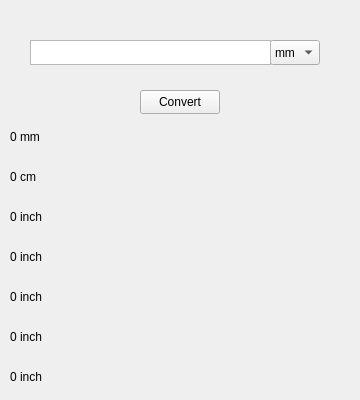
      <widget class="QWidget" name="page_12">
       <widget class="QComboBox" name="comboBox1_8">
        <property name="geometry">
         <rect>
          <x>270</x>
          <y>40</y>
          <width>50</width>
          <height>25</height>
         </rect>
        </property>
        <item>
         <property name="text">
          <string>mm</string>
         </property>
        </item>
        <item>
         <property name="text">
          <string>cm</string>
         </property>
        </item>
        <item>
         <property name="text">
          <string>inch</string>
         </property>
        </item>
        <item>
         <property name="text">
          <string>ft</string>
         </property>
        </item>
        <item>
         <property name="text">
          <string>m</string>
         </property>
        </item>
        <item>
         <property name="text">
          <string>km</string>
         </property>
        </item>
        <item>
         <property name="text">
          <string>yd</string>
         </property>
        </item>
       </widget>
       <widget class="QPlainTextEdit" name="plainTextEdit_13">
        <property name="geometry">
         <rect>
          <x>30</x>
          <y>40</y>
          <width>241</width>
          <height>25</height>
         </rect>
        </property>
        <property name="font">
         <font>
          <family>Segoe UI</family>
          <pointsize>9</pointsize>
          <bold>true</bold>
         </font>
        </property>
        <property name="verticalScrollBarPolicy">
         <enum>Qt::ScrollBarAlwaysOff</enum>
        </property>
        <property name="horizontalScrollBarPolicy">
         <enum>Qt::ScrollBarAlwaysOff</enum>
        </property>
        <property name="plainText">
         <string/>
        </property>
       </widget>
       <widget class="QLabel" name="label_36">
        <property name="geometry">
         <rect>
          <x>10</x>
          <y>130</y>
          <width>341</width>
          <height>21</height>
         </rect>
        </property>
        <property name="lineWidth">
         <number>0</number>
        </property>
        <property name="text">
         <string>0 mm</string>
        </property>
        <property name="alignment">
         <set>Qt::AlignLeading|Qt::AlignLeft|Qt::AlignTop</set>
        </property>
        <property name="margin">
         <number>2</number>
        </property>
        <property name="indent">
         <number>-1</number>
        </property>
       </widget>
       <widget class="QLabel" name="label_37">
        <property name="geometry">
         <rect>
          <x>10</x>
          <y>170</y>
          <width>341</width>
          <height>21</height>
         </rect>
        </property>
        <property name="lineWidth">
         <number>0</number>
        </property>
        <property name="text">
         <string>0 cm</string>
        </property>
        <property name="alignment">
         <set>Qt::AlignLeading|Qt::AlignLeft|Qt::AlignTop</set>
        </property>
        <property name="margin">
         <number>2</number>
        </property>
        <property name="indent">
         <number>-1</number>
        </property>
       </widget>
       <widget class="QLabel" name="label_38">
        <property name="geometry">
         <rect>
          <x>10</x>
          <y>250</y>
          <width>341</width>
          <height>21</height>
         </rect>
        </property>
        <property name="lineWidth">
         <number>0</number>
        </property>
        <property name="text">
         <string>0 inch</string>
        </property>
        <property name="alignment">
         <set>Qt::AlignLeading|Qt::AlignLeft|Qt::AlignTop</set>
        </property>
        <property name="margin">
         <number>2</number>
        </property>
        <property name="indent">
         <number>-1</number>
        </property>
       </widget>
       <widget class="QLabel" name="label_39">
        <property name="geometry">
         <rect>
          <x>10</x>
          <y>210</y>
          <width>341</width>
          <height>21</height>
         </rect>
        </property>
        <property name="lineWidth">
         <number>0</number>
        </property>
        <property name="text">
         <string>0 inch</string>
        </property>
        <property name="alignment">
         <set>Qt::AlignLeading|Qt::AlignLeft|Qt::AlignTop</set>
        </property>
        <property name="margin">
         <number>2</number>
        </property>
        <property name="indent">
         <number>-1</number>
        </property>
       </widget>
       <widget class="QLabel" name="label_40">
        <property name="geometry">
         <rect>
          <x>10</x>
          <y>290</y>
          <width>341</width>
          <height>21</height>
         </rect>
        </property>
        <property name="lineWidth">
         <number>0</number>
        </property>
        <property name="text">
         <string>0 inch</string>
        </property>
        <property name="alignment">
         <set>Qt::AlignLeading|Qt::AlignLeft|Qt::AlignTop</set>
        </property>
        <property name="margin">
         <number>2</number>
        </property>
        <property name="indent">
         <number>-1</number>
        </property>
       </widget>
       <widget class="QLabel" name="label_41">
        <property name="geometry">
         <rect>
          <x>10</x>
          <y>330</y>
          <width>341</width>
          <height>21</height>
         </rect>
        </property>
        <property name="lineWidth">
         <number>0</number>
        </property>
        <property name="text">
         <string>0 inch</string>
        </property>
        <property name="alignment">
         <set>Qt::AlignLeading|Qt::AlignLeft|Qt::AlignTop</set>
        </property>
        <property name="margin">
         <number>2</number>
        </property>
        <property name="indent">
         <number>-1</number>
        </property>
       </widget>
       <widget class="QLabel" name="label_85">
        <property name="geometry">
         <rect>
          <x>10</x>
          <y>370</y>
          <width>341</width>
          <height>21</height>
         </rect>
        </property>
        <property name="lineWidth">
         <number>0</number>
        </property>
        <property name="text">
         <string>0 inch</string>
        </property>
        <property name="alignment">
         <set>Qt::AlignLeading|Qt::AlignLeft|Qt::AlignTop</set>
        </property>
        <property name="margin">
         <number>2</number>
        </property>
        <property name="indent">
         <number>-1</number>
        </property>
       </widget>
       <widget class="QPushButton" name="pushButton1_8">
        <property name="geometry">
         <rect>
          <x>140</x>
          <y>90</y>
          <width>80</width>
          <height>24</height>
         </rect>
        </property>
        <property name="text">
         <string>Convert</string>
        </property>
       </widget>
      </widget>
